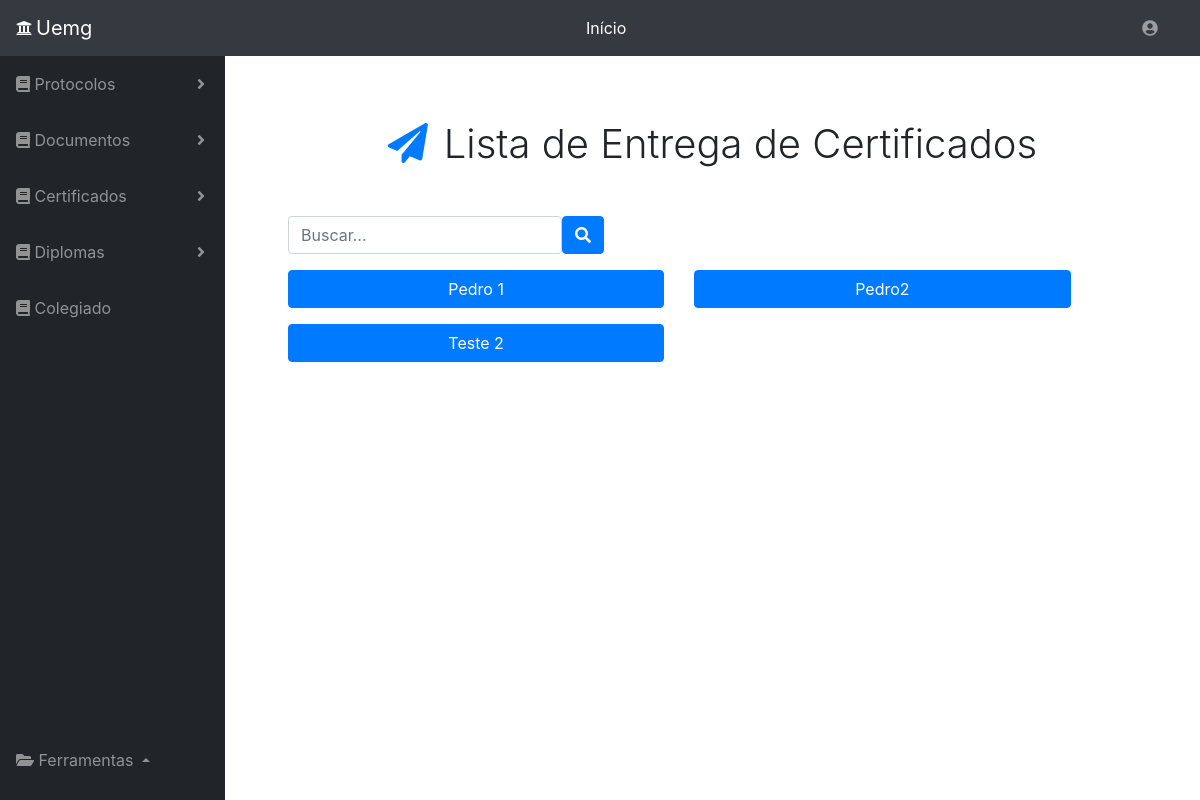
Page /verificacertificados.php on the committed database.
### tables this page shows
CREATE TABLE `addentregapos` (
  `nome` varchar(255) NOT NULL,
  `curso` varchar(255) NOT NULL,
  `numproto` varchar(255) NOT NULL,
  `datasolicitada` date NOT NULL,
  `id` int(11) NOT NULL
);

### verificacertificados.php (the view, shortened to what this page needs)
<!DOCTYPE html>
<head>
    <link rel="stylesheet" href="https://stackpath.bootstrapcdn.com/bootstrap/4.1.3/css/bootstrap.min.css">
    <link rel="stylesheet" type="text/css" media="screen" href="menu.css" />
    <link rel="stylesheet" href="https://use.fontawesome.com/releases/v5.5.0/css/all.css">
</head>
<body id="page-top">
    <nav class="navbar navbar-expand navbar-dark bg-dark static-top">
      <i class="fas fa-university text-light mr-1"></i>
      <a class="navbar-brand mr-1" href="menu.php">Uemg</a>
       <form class="d-none d-md-inline-block form-inline ml-auto mr-0 mr-md-3 my-2 my-md-0">
        <ul class="navbar-nav ml-auto ml-md-0">
            <li class="nav-item dropdown no-arrow">
              <a class="nav-link dropdown-toggle text-white" href="menu.php" id="userDropdown" role="button" >
                Início
              </a>
            </li>
        </ul>
       </form>
      <form class="d-none d-md-inline-block form-inline ml-auto mr-0 mr-md-3 my-2 my-md-0">
        <ul class="navbar-nav ml-auto ml-md-0">
          <li class="nav-item dropdown no-arrow">
            <a class="nav-link dropdown-toggle" href="#" id="userDropdown" role="button" data-toggle="dropdown" aria-haspopup="true" aria-expanded="false">
               <i class="fas fa-user-circle fa-fw"></i>
             </a>
         </li>
        </ul>
      </form>
    </nav>
    <div id="wrapper">
     <?php include_once 'side_bar.php';?>
       <div id="content-wrapper">
        <div class="container-fluid">
          <div class="col-12 text-center my-5">
            <h1 style="font-weight: 330;"><i class="fa fa-paper-plane text-primary mr-3" aria-hidden="true" ></i>Lista de Entrega de Certificados</h1>
           </div>
           <div class="row">
            <div class="col-12  ">
                <form class="form-inline mb-3 "  >
                  <input class="form-control ml-5" type="search" placeholder="Buscar..." id="buscanome"  onkeyup="buscarCertificados(this.value)">
                  <button class="btn btn-primary" type="submit"><i class="fas fa-search"></i></button>
                </form>
                  <div class='row' id="resultado">
                <?php
                        $servername = "127.0.0.1";
                        $database = "protocolos";
                        $username = "root";
                        $password = "";
                          $conn = mysqli_connect($servername, $username, $password, $database);
                          $sql = "SELECT * FROM addentregapos ORDER BY nome ASC";
                          $consulta = mysqli_query($conn, $sql);
                          while( $dados = mysqli_fetch_assoc($consulta)){
                              ?>
                              <form method="get" action="verpos.php" class= "col-5">
                                  <button type="submit" class="btn btn-primary ml-5 mb-3" formaction="verpos.php" style="width: 100%;"><?php echo $dados['nome']; ?></button>
                              </form>
                        <?php } ?>
                      </div>
                    </div>
              </div>
          </div>
      </div>
  </body>
</html>

### menu.css (style rules this page uses)
body { height: 100%; }
#wrapper { display: -webkit-box; display: -ms-flexbox; display: flex; }
#wrapper #content-wrapper { overflow-x: hidden; width: 100%; padding-top: 1rem; padding-bottom: 80px; }
.navbar-nav .nav-item.dropdown .dropdown-toggle::after { width: 1rem; text-align: center; float: right; vertical-align: 0; border: 0; font-weight: 900; content: '\f105'; font-family: 'Font Awesome 5 Free'; }
.navbar-nav .nav-item.dropdown.no-arrow .dropdown-toggle::after { display: none; }
button { background-color: white; border-style: solid; border-color: white; }

### rows in the picture
addentregapos: nome "Pedro 1"
addentregapos: nome "Pedro2"
addentregapos: nome "Teste 2"
